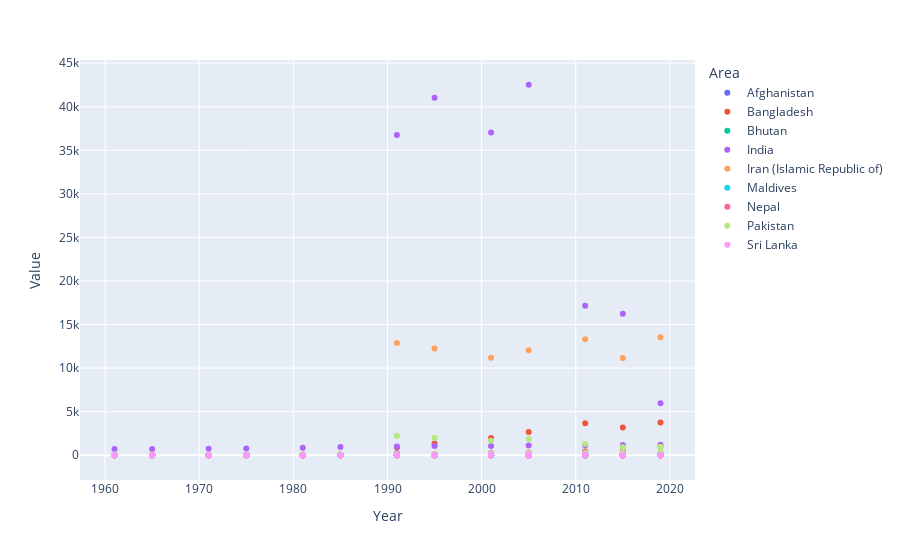

The notebook cell saved with this chart:
### Code cell
import plotly.express as px
df = pd.read_csv("asiae.csv")
fig = px.scatter(df, x="Year", y="Value", color="Area")
fig.show()
